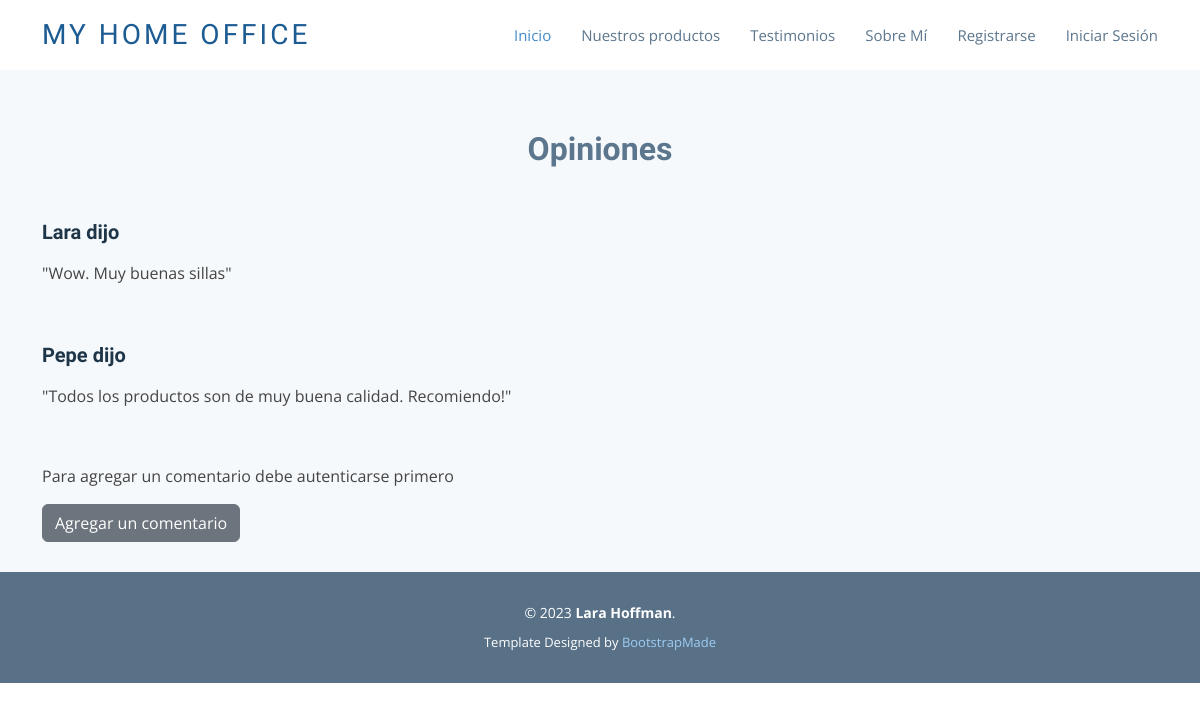
Before: /leerMensajes with the older database file.
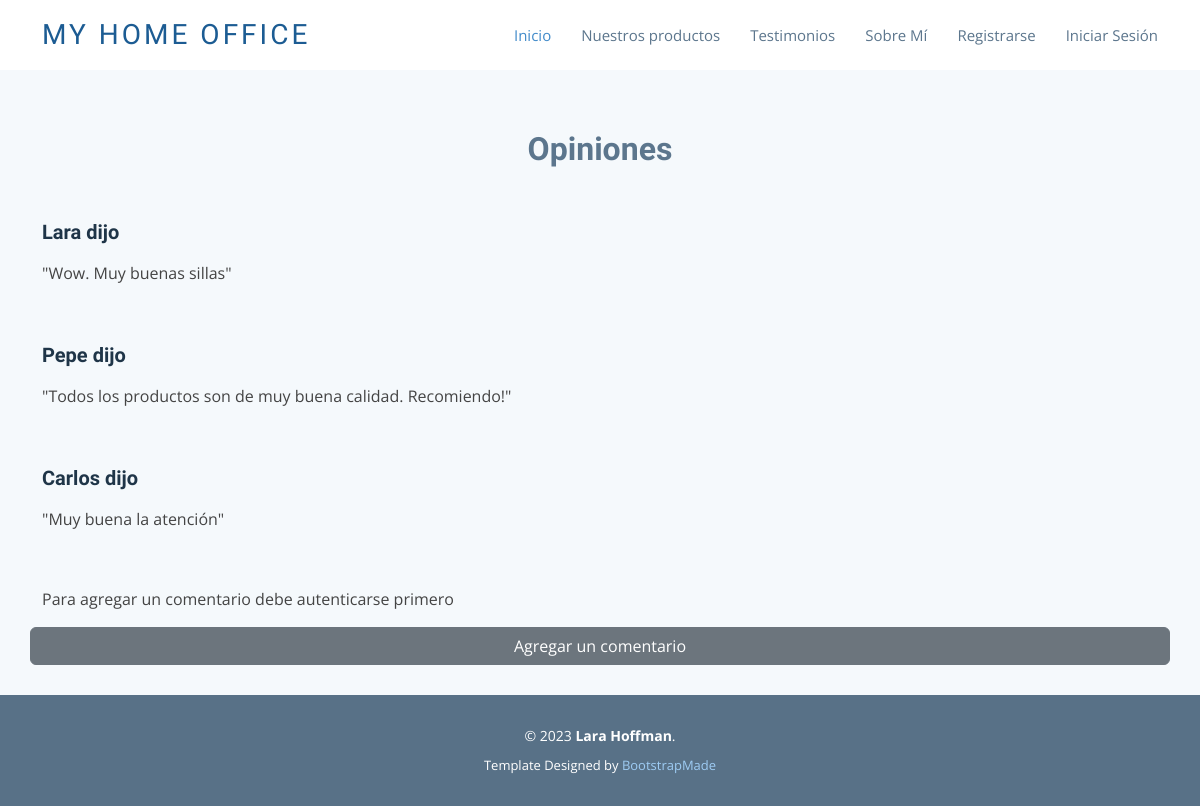
After: the same page with the newer database file.
### AppFinal/models.py (models this page shows, shortened)
class Mensajes(models.Model):
    nombre = models.CharField(max_length=50)
    email = models.EmailField()
    comentario = models.TextField(max_length=200)

### AppFinal/views.py (the view)
# urls.py: path('leerMensajes', views.leerMensajes, name="LeerMensajes"),
def leerMensajes(request):
    mensajes = Mensajes.objects.all()
    context = {"mensajes":mensajes}
    return render(request, "AppFinal/leerMensajes.html", context)

### AppFinal/templates/AppFinal/leerMensajes.html (shortened to what this page needs)
{% extends "AppFinal/layout.html" %}
{% load static %}
{% block lo-que-cambia %}
    <section id="faq" class="faq section-bg">
        <div class="container" data-aos="fade-up">
          <div class="section-title">
            <h2>Opiniones</h2>
          </div>
          {% for mensaje in mensajes %}
          <div class="row  d-flex align-items-stretch">
            <div class="col-lg-6 faq-item" data-aos="fade-up">
              <h4>{{mensaje.nombre}} dijo</h4>
              <p>
                "{{mensaje.comentario}}"
              </p>
            </div>
            {% endfor %}
            </div>
        </div>
        {% if not request.user.is_authenticated %}
        <p>Para agregar un comentario debe autenticarse primero</p>
        {% endif %}
        <a class="btn btn-secondary" target="_blank" href="mensajes">Agregar un comentario</a>
      </section>
{% endblock %}

Changed rows visible on the page:
added Mensajes: nombre "Carlos", comentario "Muy buena la atención"
